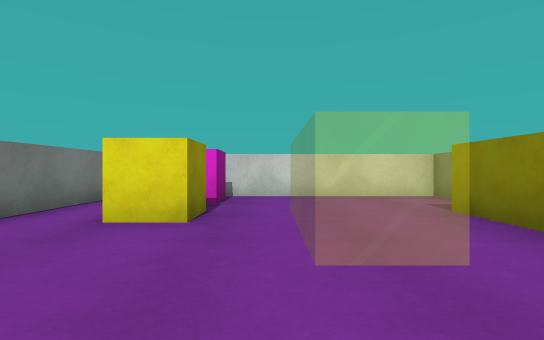
View 1 (above)

16 first-person views from a walk through a scene from a Unity 3-D project. The camera is 0.62 m above the floor, looks level and sees 85° across. The floor is counted in squares, 1 m on a side. Each view is taken from the middle of a square. On the plan, view 1 faces up. The plan holds only what a view shows up to about 9 squares ahead; the rest is blank. The player character is not drawn. Surface patterns are stand-ins for the level's own textures.

View 2
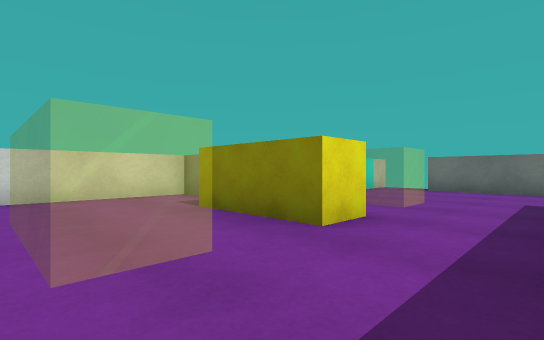

View 3
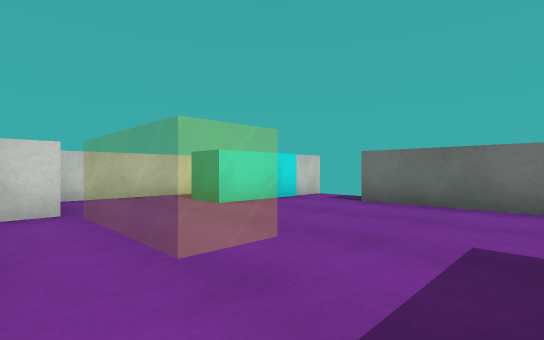

View 4
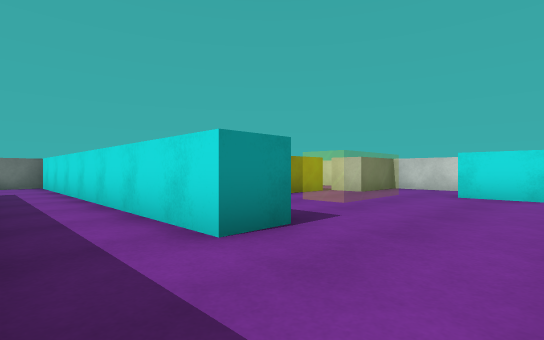

View 5
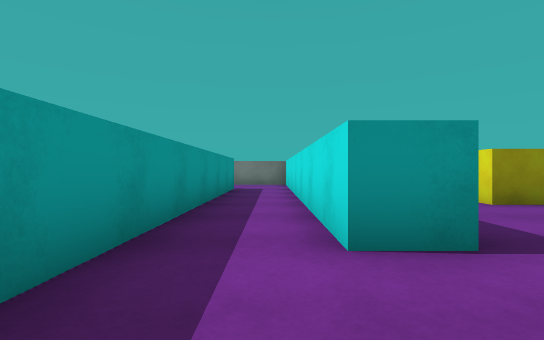

View 6
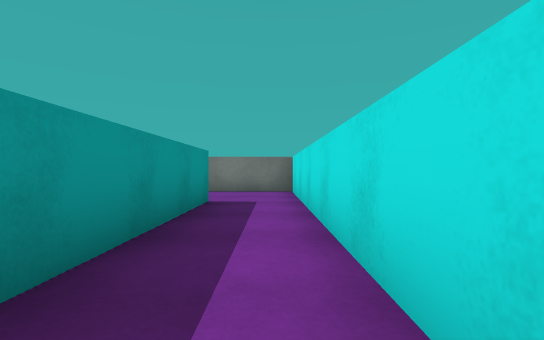

View 7
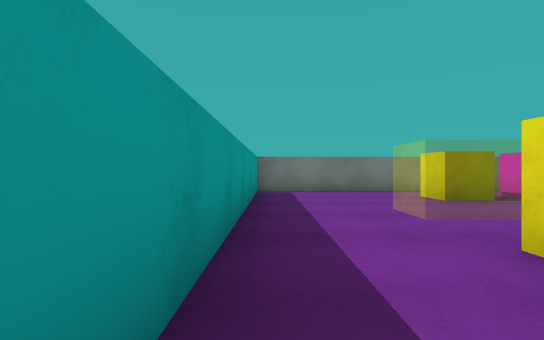

View 8
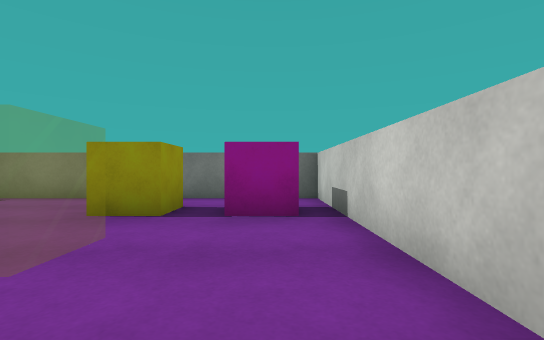

View 9
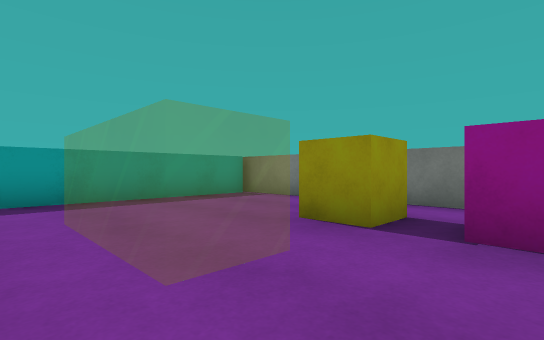

View 10
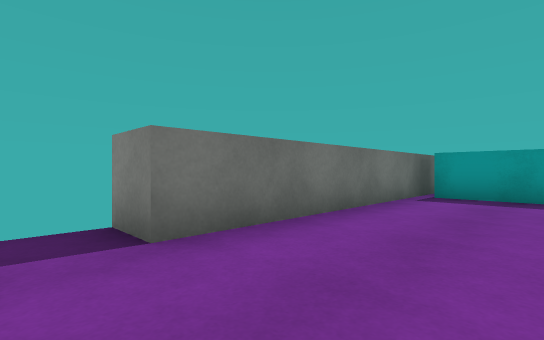

View 11
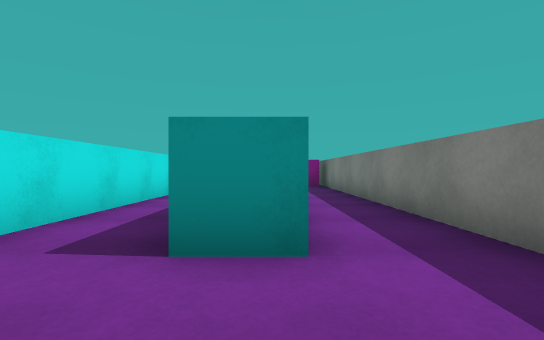

View 12
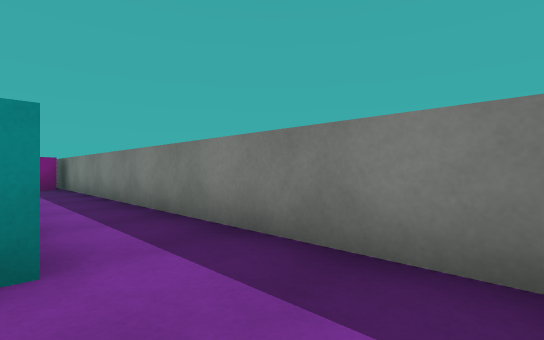

View 13
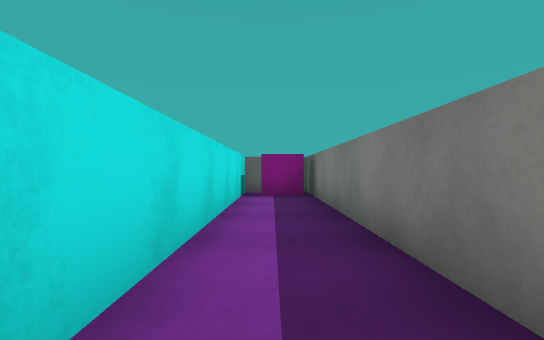

View 14
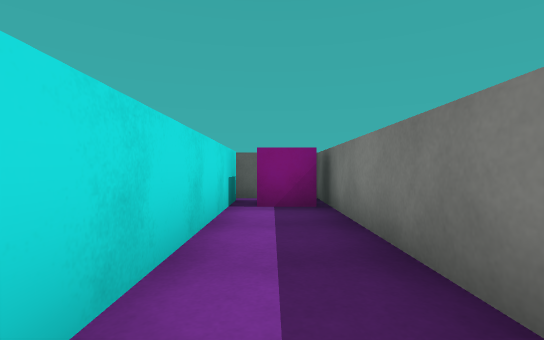

View 15
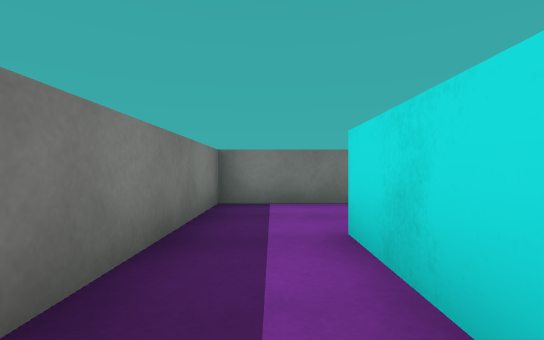

View 16
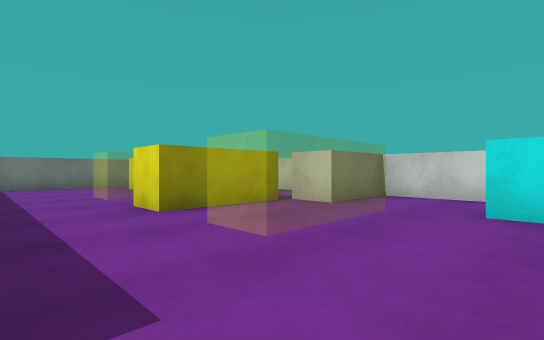

### Floor plan
Points are (right, up) in squares from view 1. A wall is a line through its corners. A room is listed if a view was taken in it or the views show most of it. See-through windows are left out.
Room 1 (views 1, 2, 3, 4, 5, 6, 7, 8, 9, 10, 11, 12, 13, 14, 15, 16)
walls: (6.7, -0.4) (6.7, -1.4) (-3.2, -1.4); (3.8, 6.2) (3.8, 7) (-3.5, 7) (-3.5, -6) (9.5, -6) (9.5, 2.9) (10.5, 2.9); (-3.4, -0.4) (4.6, -0.4); (8.1, 7) (4.8, 7) (4.8, 4.8) (3.8, 4.8); (9, -4.3) (-0.9, -4.3) (-0.9, -3.3) (9.1, -3.3); (10.5, 4.8) (9.5, 4.8)
objects: yellow cube (-2, 4) to (-1, 4); pink cube (-2, 6) to (-1, 6); yellow block (3, 2) to (4, 4); cyan block (7, 5) to (9, 6); pink cube (8, -5) to (9, -5)

Where each view was taken, in squares from view 1:
view 1: 0 up, 0 right, facing up
view 2: 0 up, 0 right, facing up-right
view 3: 0 up, 4 right, facing up-right
view 4: 3 down, 9 right, facing up-left
view 5: 2 down, 9 right, facing left
view 6: 2 down, 5 right, facing left
view 7: 0 up, 5 right, facing left
view 8: 6 up, 3 right, facing left
view 9: 6 up, 2 right, facing down-left
view 10: 4 up, 7 right, facing down-right
view 11: 4 down, 3 left, facing right
view 12: 4 down, 3 left, facing down-right
view 13: 5 down, 1 right, facing right
view 14: 5 down, 3 right, facing right
view 15: 5 down, 2 right, facing left
view 16: 0 up, 8 right, facing up-left
